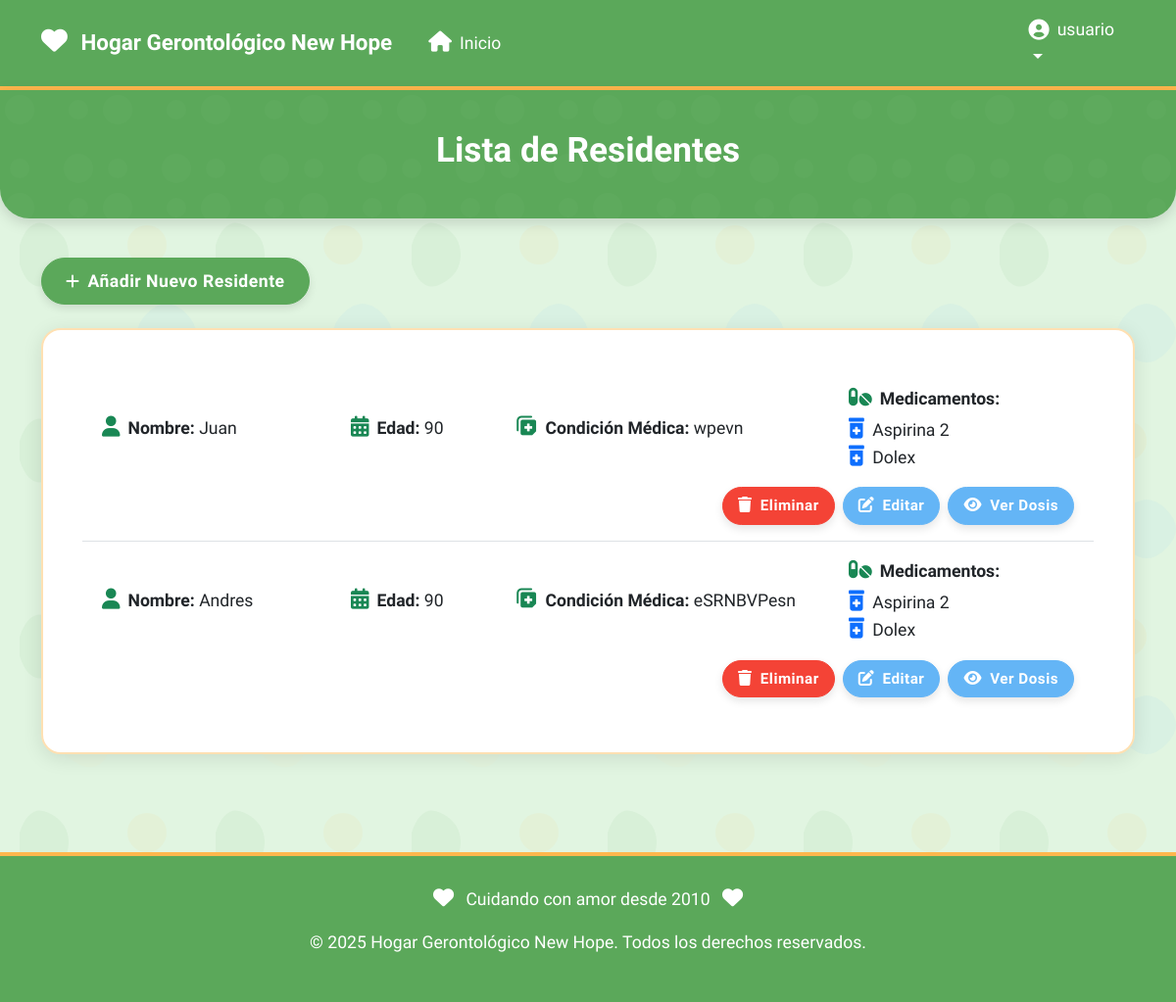
The app's page /residents/ (signed in), older data.
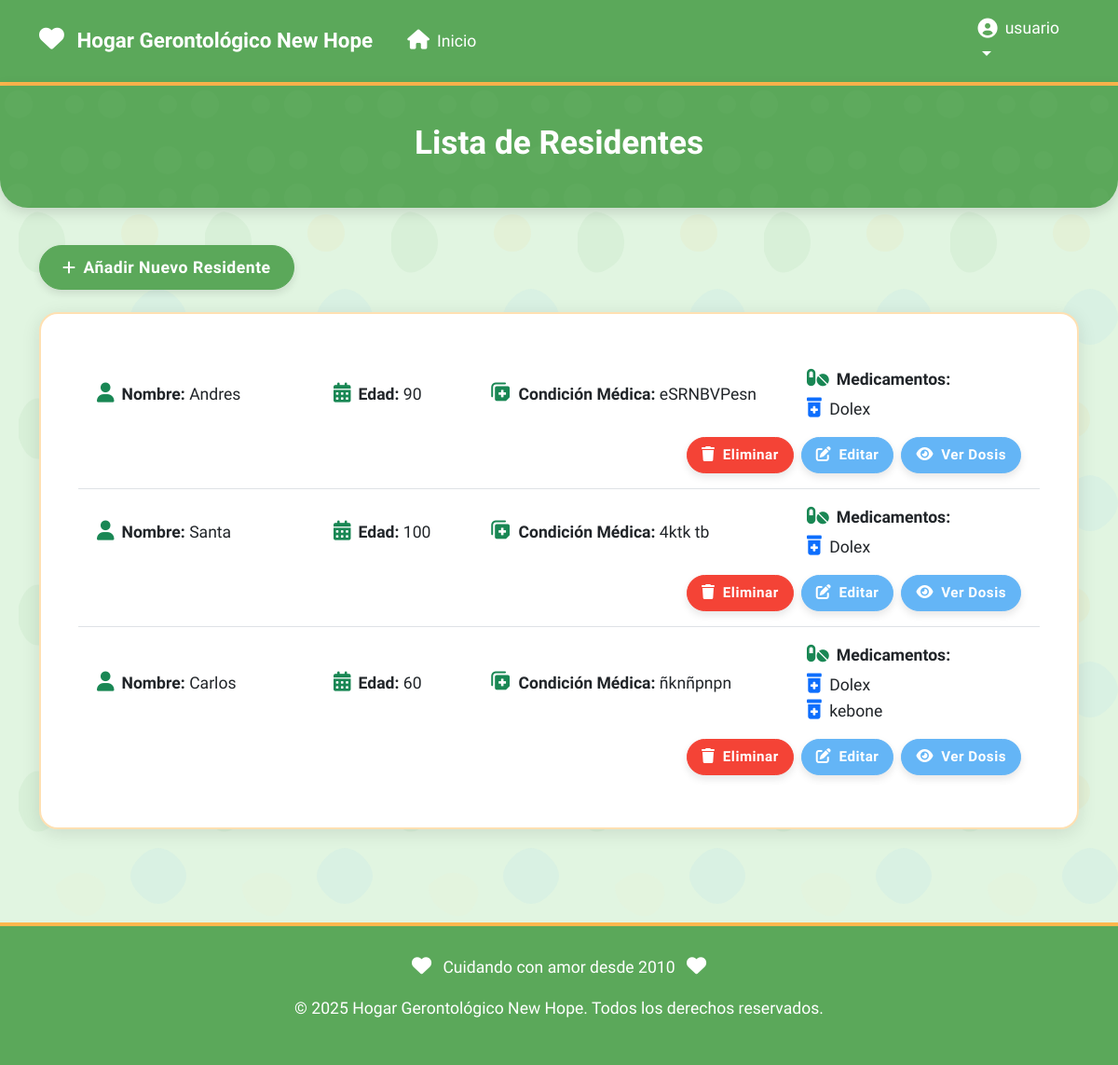
The same page, newer data.
### residents/models.py (models this page shows, shortened)
class Resident(models.Model):
    name = models.CharField(max_length=100)
    age = models.IntegerField()
    medical_condition = models.CharField(max_length=300)
    medications = models.ManyToManyField('medications.Medication', related_name='residents')

### medications/models.py (models this page shows, shortened)
class Medication(models.Model):
    name = models.CharField(max_length=100)

### residents/views.py (the view)
# urls.py: path('', views.residents_view, name='residents_view'),
def residents_view(request):
    residents = rl.get_all_residents()
    return render(request, 'list_residents.html', {'residents': residents})

### authentication/context_processors.py (called while the page is built, shortened)
def user_profile_context(request):
    if request.user.is_authenticated:
        try:
            profile = request.user.profile
            return {
                'user_profile': profile,
                'is_doctor': profile.is_doctor(),
                'is_patient': profile.is_patient(),
                'is_family': profile.is_family(),
            }
        except UserProfile.DoesNotExist:
            return {
                'user_profile': None,
                'is_doctor': False,
                'is_patient': False,
                'is_family': False,
            }

### residents/logic/residents_logic.py (called while the page is built)
def get_all_residents():
    return Resident.objects.all()

### residents/templates/list_residents.html (shortened to what this page needs)
{% extends 'base.html' %}
{% block content %}
<div class="page-header">
    <div class="container">
        <h2 class="text-center">Lista de Residentes</h2>
    </div>
</div>
<div class="container">
    <div class="row">
        <div class="col-12 mb-4">
            <a href="{% url 'residents:create_resident_view' %}" class="btn btn-success">
                <i class="fas fa-plus me-2"></i>Añadir Nuevo Residente
            </a>
        </div>
        <div class="col-12">
            <div class="content-card">
                <ul class="list-group list-group-flush">
                    {% for resident in residents %}
                    <li class="list-group-item py-3">
                        <div class="row align-items-center">
                            <div class="col-md-3">
                                <strong><i class="fas fa-user me-2 text-success"></i>Nombre:</strong> {{ resident.name }}
                            </div>
                            <div class="col-md-2">
                                <strong><i class="fas fa-calendar-alt me-2 text-success"></i>Edad:</strong> {{ resident.age }}
                            </div>
                            <div class="col-md-4">
                                <strong><i class="fas fa-notes-medical me-2 text-success"></i>Condición Médica:</strong>
                                {{ resident.medical_condition }}
                            </div>
                            <div class="col-md-3">
                                <strong><i class="fas fa-pills me-2 text-success"></i>Medicamentos:</strong>
                                {% if resident.medications.all %}
                                <ul class="list-unstyled mt-1">
                                    {% for medication in resident.medications.all %}
                                    <li><i class="fas fa-prescription-bottle-alt me-1 text-primary"></i> {{ medication.name }}</li>
                                    {% endfor %}
                                </ul>
                                {% else %}
                                <span class="text-muted">No tiene medicamentos asignados</span>
                                {% endif %}
                            </div>
                            <div class="col-12 mt-3 d-flex justify-content-end">
                                <form action="{% url 'residents:delete_resident_view' resident.pk %}" method="POST" class="d-inline me-2">
                                    <button type="submit" class="btn btn-danger btn-sm" title="Eliminar"
                                           onclick="return confirm('¿Estás seguro de que deseas eliminar este residente?');">
                                        <i class="fas fa-trash me-1"></i> Eliminar
                                    </button>
                                </form>
                                <a href="{% url 'residents:update_resident_view' resident.pk %}" class="btn btn-primary btn-sm me-2" title="Editar">
                                    <i class="fas fa-edit me-1"></i> Editar
                                </a>
                                <a href="{% url 'residents:resident_doses_view' resident.pk %}" class="btn btn-info btn-sm" title="Ver Dosis">
                                    <i class="fas fa-eye me-1"></i> Ver Dosis
                                </a>
                            </div>
                        </div>
                    </li>
                    {% empty %}
                    <li class="list-group-item text-center py-4 text-muted">
                        <i class="fas fa-info-circle me-2"></i>No hay residentes registrados.
                    </li>
                    {% endfor %}
                </ul>
            </div>
        </div>
    </div>
</div>
{% endblock %}

### templates/base.html (shortened to what this page needs)
{% load static %}
<!DOCTYPE html>
<html lang="es">
<head>
    <link rel="stylesheet" href="https://cdn.jsdelivr.net/npm/bootstrap@5.3.0/dist/css/bootstrap.min.css">
    <link rel="stylesheet" href="https://cdnjs.cloudflare.com/ajax/libs/font-awesome/6.0.0-beta3/css/all.min.css">
</head>
<body>
    <nav class="navbar navbar-expand-lg navbar-dark">
        <div class="container">
            <a class="navbar-brand" href="/">
                <i class="fas fa-heart me-2"></i>
                Hogar Gerontológico New Hope
            </a>
            <div class="collapse navbar-collapse" id="navbarNav">
                <ul class="navbar-nav me-auto">
                    <li class="nav-item">
                        <a class="nav-link" href="/">
                            <i class="fas fa-home me-2"></i>Inicio
                        </a>
                    </li>
                </ul>
                <ul class="navbar-nav">
                    {% if user.is_authenticated %}
                    <li class="nav-item dropdown">
                        <a class="nav-link dropdown-toggle" href="#" id="navbarDropdown" role="button" data-bs-toggle="dropdown" aria-expanded="false">
                            <div class="user-profile">
                                <i class="fas fa-user-circle fa-lg me-2"></i>
                                {{ user.get_full_name|default:user.username }}
                            </div>
                        </a>
                    </li>
                    {% endif %}
                </ul>
            </div>
        </div>
    </nav>
    {% block content %}{% endblock %}
    <footer class="footer">
        <div class="container">
            <div class="text-center">
                <p><i class="fas fa-heart me-2"></i> Cuidando con amor desde 2010 <i class="fas fa-heart ms-2"></i></p>
                <p>&copy; 2025 Hogar Gerontológico New Hope. Todos los derechos reservados.</p>
            </div>
        </div>
    </footer>
</body>
</html>

### templates/base.html (style rules this page uses)
:root { --primary-green: #5BA85A; --secondary-green: #438940; --light-green: #E1F5E1; --accent-green: #8BC34A; --text-dark: #333333; --text-light: #FFFFFF; --accent-warm: #FFB74D; --accent-soft: #FFE0B2; --accent-blue: #64B5F6; }
body { font-family: 'Quicksand', 'Segoe UI', Tahoma, Geneva, Verdana, sans-serif; background-color: var(--light-green); color: var(--text-dark); font-size: 16px; line-height: 1.6; background-repeat: repeat; background-attachment: fixed; }
.navbar { background-color: var(--primary-green); border-bottom: 4px solid var(--accent-warm); box-shadow: 0 4px 12px rgba(0, 0, 0, 0.1); font-size: 1.1rem; }
.navbar-brand, .nav-link { color: var(--text-light); }
.navbar-brand { font-size: 1.4rem; font-weight: 700; }
.nav-link { margin: 0 5px; border-radius: 20px; padding: 8px 16px !important; transition: all 0.3s; }
.btn { font-size: 1.1rem; border-radius: 50px; font-weight: 600; letter-spacing: 0.5px; box-shadow: 0 4px 8px rgba(0, 0, 0, 0.1); transition: all 0.3s; padding: 10px 24px; }
.btn-primary { background-color: var(--accent-blue); border-color: var(--accent-blue); }
.btn-success { background-color: var(--primary-green); border-color: var(--primary-green); }
.btn-danger { background-color: #F44336; border-color: #F44336; }
.btn-info { background-color: var(--accent-blue); border-color: var(--accent-blue); color: white; }
.btn-sm { padding: 7px 15px; font-size: 0.95rem; }
.btn i { font-size: 1rem; }
.page-header { background-color: var(--primary-green); color: var(--text-light); padding: 2.5rem 0; margin-bottom: 2.5rem; border-radius: 0 0 30px 30px; box-shadow: 0 4px 15px rgba(0, 0, 0, 0.15); position: relative; overflow: hidden; }
.page-header::before { content: ""; position: absolute; top: 0; left: 0; right: 0; bottom: 0; background-repeat: repeat; opacity: 0.2; }
.page-header h2 { font-size: 2.2rem; font-weight: 700; position: relative; z-index: 1; }
.content-card { background-color: white; border-radius: 20px; box-shadow: 0 4px 20px rgba(0, 0, 0, 0.1); padding: 2.5rem; margin-bottom: 2.5rem; border: 2px solid var(--accent-soft); }
.list-group-item { border-left: 0; border-right: 0; transition: background-color 0.3s; padding: 15px 20px; font-size: 1.1rem; }
.footer { background-color: var(--primary-green); color: var(--text-light); padding: 30px 0; margin-top: 60px; border-top: 4px solid var(--accent-warm); text-align: center; font-size: 1.1rem; }
a, button, input, select, textarea { transition: all 0.2s; }
h2 { font-size: 2.2rem; }
.fa, .fas, .far, .fal, .fab { font-size: 1.2em; }
.user-profile { display: flex; align-items: center; }

Row changes from the older to the newer data that the page shows:
removed Resident: name "Juan", age "90", medical_condition "wpevn", Medication (name "Dolex")
removed Medication: name "Aspirina 2"
added Resident: name "Santa", age "100", medical_condition "4ktk tb", Medication (name "Dolex")
added Resident: name "Carlos", age "60", medical_condition "ñknñpnpn", Medication (name "Dolex")
added Medication: name "kebone", shown under "Carlos"
